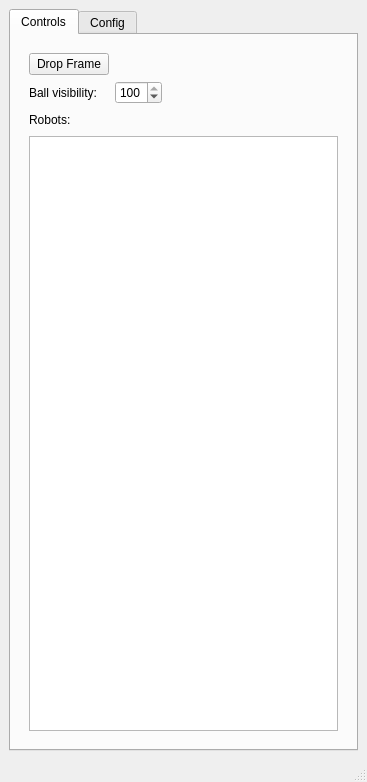
<?xml version="1.0" encoding="UTF-8"?>
<ui version="4.0">
 <class>SimpleSimulatorWindow</class>
 <widget class="QMainWindow" name="SimpleSimulatorWindow">
  <property name="geometry">
   <rect>
    <x>0</x>
    <y>0</y>
    <width>367</width>
    <height>782</height>
   </rect>
  </property>
  <property name="minimumSize">
   <size>
    <width>300</width>
    <height>600</height>
   </size>
  </property>
  <property name="windowTitle">
   <string>RoboJackets Simulator</string>
  </property>
  <widget class="QWidget" name="centralwidget">
   <layout class="QHBoxLayout" name="horizontalLayout_3">
    <item>
     <widget class="QSplitter" name="splitter">
      <property name="orientation">
       <enum>Qt::Horizontal</enum>
      </property>
      <widget class="QTabWidget" name="tabWidget">
       <property name="currentIndex">
        <number>0</number>
       </property>
       <widget class="QWidget" name="controlTab">
        <attribute name="title">
         <string>Controls</string>
        </attribute>
        <layout class="QVBoxLayout" name="verticalLayout_2">
         <item>
          <widget class="QWidget" name="widget_2" native="true">
           <layout class="QVBoxLayout" name="verticalLayout_3">
            <item>
             <layout class="QHBoxLayout" name="horizontalLayout_2">
              <item>
               <layout class="QGridLayout" name="gridLayout">
                <item row="0" column="0">
                 <widget class="QPushButton" name="dropFrame">
                  <property name="text">
                   <string>Drop Frame</string>
                  </property>
                 </widget>
                </item>
                <item row="1" column="0">
                 <widget class="QLabel" name="label">
                  <property name="text">
                   <string>Ball visibility:</string>
                  </property>
                 </widget>
                </item>
                <item row="1" column="1">
                 <widget class="QSpinBox" name="ballVisibility">
                  <property name="maximum">
                   <number>100</number>
                  </property>
                  <property name="value">
                   <number>100</number>
                  </property>
                 </widget>
                </item>
               </layout>
              </item>
              <item>
               <spacer name="horizontalSpacer_2">
                <property name="orientation">
                 <enum>Qt::Horizontal</enum>
                </property>
                <property name="sizeHint" stdset="0">
                 <size>
                  <width>40</width>
                  <height>20</height>
                 </size>
                </property>
               </spacer>
              </item>
             </layout>
            </item>
            <item>
             <layout class="QHBoxLayout" name="horizontalLayout">
              <item>
               <widget class="QLabel" name="label_2">
                <property name="text">
                 <string>Robots:</string>
                </property>
               </widget>
              </item>
              <item>
               <spacer name="horizontalSpacer">
                <property name="orientation">
                 <enum>Qt::Horizontal</enum>
                </property>
                <property name="sizeHint" stdset="0">
                 <size>
                  <width>40</width>
                  <height>20</height>
                 </size>
                </property>
               </spacer>
              </item>
             </layout>
            </item>
            <item>
             <widget class="QTableView" name="robotTable">
              <property name="selectionMode">
               <enum>QAbstractItemView::SingleSelection</enum>
              </property>
             </widget>
            </item>
           </layout>
          </widget>
         </item>
        </layout>
       </widget>
       <widget class="QWidget" name="configTab">
        <attribute name="title">
         <string>Config</string>
        </attribute>
        <layout class="QVBoxLayout" name="verticalLayout_4">
         <item>
          <widget class="QWidget" name="config_widget" native="true"/>
         </item>
        </layout>
       </widget>
      </widget>
     </widget>
    </item>
   </layout>
  </widget>
  <widget class="QMenuBar" name="menubar">
   <property name="geometry">
    <rect>
     <x>0</x>
     <y>0</y>
     <width>367</width>
     <height>25</height>
    </rect>
   </property>
  </widget>
  <widget class="QStatusBar" name="statusbar"/>
 </widget>
 <resources/>
 <connections/>
</ui>
